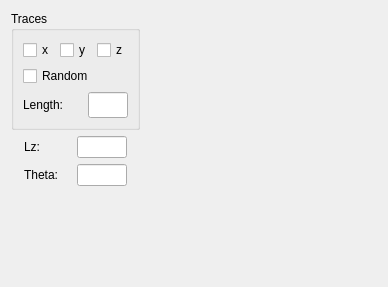
<?xml version="1.0" encoding="UTF-8"?>
<ui version="4.0">
 <class>RotationWidget</class>
 <widget class="QWidget" name="RotationWidget">
  <property name="geometry">
   <rect>
    <x>0</x>
    <y>0</y>
    <width>388</width>
    <height>287</height>
   </rect>
  </property>
  <property name="sizePolicy">
   <sizepolicy hsizetype="MinimumExpanding" vsizetype="MinimumExpanding">
    <horstretch>0</horstretch>
    <verstretch>0</verstretch>
   </sizepolicy>
  </property>
  <property name="minimumSize">
   <size>
    <width>0</width>
    <height>0</height>
   </size>
  </property>
  <property name="maximumSize">
   <size>
    <width>1200</width>
    <height>900</height>
   </size>
  </property>
  <property name="baseSize">
   <size>
    <width>400</width>
    <height>250</height>
   </size>
  </property>
  <layout class="QVBoxLayout">
   <item>
    <layout class="QHBoxLayout">
     <item>
      <layout class="QVBoxLayout">
       <item>
        <widget class="QGroupBox" name="buttonGroup1">
         <property name="sizePolicy">
          <sizepolicy hsizetype="Fixed" vsizetype="Fixed">
           <horstretch>0</horstretch>
           <verstretch>0</verstretch>
          </sizepolicy>
         </property>
         <property name="title">
          <string>Traces</string>
         </property>
         <layout class="QGridLayout">
          <item row="0" column="0" colspan="2">
           <layout class="QGridLayout">
            <item row="0" column="0">
             <widget class="QCheckBox" name="m_xTrace">
              <property name="enabled">
               <bool>true</bool>
              </property>
              <property name="text">
               <string>x</string>
              </property>
             </widget>
            </item>
            <item row="1" column="0" colspan="3">
             <widget class="QCheckBox" name="m_randTraces">
              <property name="text">
               <string>Random</string>
              </property>
             </widget>
            </item>
            <item row="0" column="1">
             <widget class="QCheckBox" name="m_yTrace">
              <property name="text">
               <string>y</string>
              </property>
             </widget>
            </item>
            <item row="0" column="2">
             <widget class="QCheckBox" name="m_zTrace">
              <property name="text">
               <string>z</string>
              </property>
             </widget>
            </item>
           </layout>
          </item>
          <item row="1" column="0">
           <widget class="QLabel" name="textLabel1">
            <property name="text">
             <string>Length:</string>
            </property>
            <property name="wordWrap">
             <bool>false</bool>
            </property>
           </widget>
          </item>
          <item row="1" column="1">
           <widget class="QLineEdit" name="m_lengthEdit">
            <property name="sizePolicy">
             <sizepolicy hsizetype="Minimum" vsizetype="Fixed">
              <horstretch>0</horstretch>
              <verstretch>0</verstretch>
             </sizepolicy>
            </property>
            <property name="maximumSize">
             <size>
              <width>40</width>
              <height>32767</height>
             </size>
            </property>
            <property name="font">
             <font>
              <family>Helvetica</family>
              <pointsize>11</pointsize>
             </font>
            </property>
            <property name="maxLength">
             <number>2</number>
            </property>
           </widget>
          </item>
         </layout>
        </widget>
       </item>
       <item>
        <layout class="QGridLayout">
         <item row="0" column="1">
          <widget class="QLineEdit" name="m_LzEdit">
           <property name="sizePolicy">
            <sizepolicy hsizetype="Fixed" vsizetype="Fixed">
             <horstretch>0</horstretch>
             <verstretch>0</verstretch>
            </sizepolicy>
           </property>
           <property name="maximumSize">
            <size>
             <width>50</width>
             <height>32767</height>
            </size>
           </property>
           <property name="maxLength">
            <number>5</number>
           </property>
          </widget>
         </item>
         <item row="1" column="0">
          <widget class="QLabel" name="textLabel3">
           <property name="sizePolicy">
            <sizepolicy hsizetype="Minimum" vsizetype="Fixed">
             <horstretch>0</horstretch>
             <verstretch>0</verstretch>
            </sizepolicy>
           </property>
           <property name="text">
            <string>Theta:</string>
           </property>
           <property name="wordWrap">
            <bool>false</bool>
           </property>
          </widget>
         </item>
         <item row="0" column="0">
          <widget class="QLabel" name="textLabel2">
           <property name="sizePolicy">
            <sizepolicy hsizetype="Fixed" vsizetype="Fixed">
             <horstretch>0</horstretch>
             <verstretch>0</verstretch>
            </sizepolicy>
           </property>
           <property name="text">
            <string>Lz:</string>
           </property>
           <property name="wordWrap">
            <bool>false</bool>
           </property>
          </widget>
         </item>
         <item row="1" column="1">
          <widget class="QLineEdit" name="m_thetaEdit">
           <property name="sizePolicy">
            <sizepolicy hsizetype="Fixed" vsizetype="Fixed">
             <horstretch>0</horstretch>
             <verstretch>0</verstretch>
            </sizepolicy>
           </property>
           <property name="maximumSize">
            <size>
             <width>50</width>
             <height>32767</height>
            </size>
           </property>
           <property name="maxLength">
            <number>5</number>
           </property>
          </widget>
         </item>
        </layout>
       </item>
       <item>
        <spacer name="spacer1">
         <property name="orientation">
          <enum>Qt::Vertical</enum>
         </property>
         <property name="sizeType">
          <enum>QSizePolicy::Expanding</enum>
         </property>
         <property name="sizeHint" stdset="0">
          <size>
           <width>31</width>
           <height>0</height>
          </size>
         </property>
        </spacer>
       </item>
      </layout>
     </item>
     <item>
      <widget class="SsPreviewArea" name="m_preview" native="true">
       <property name="sizePolicy">
        <sizepolicy hsizetype="Minimum" vsizetype="Minimum">
         <horstretch>0</horstretch>
         <verstretch>0</verstretch>
        </sizepolicy>
       </property>
       <property name="minimumSize">
        <size>
         <width>220</width>
         <height>220</height>
        </size>
       </property>
      </widget>
     </item>
    </layout>
   </item>
  </layout>
 </widget>
 <customwidgets>
  <customwidget>
   <class>SsPreviewArea</class>
   <extends>QWidget</extends>
   <header location="global">sspreviewarea.h</header>
  </customwidget>
 </customwidgets>
 <includes>
  <include location="local">sspreviewarea.h</include>
 </includes>
 <resources/>
 <connections>
  <connection>
   <sender>m_randTraces</sender>
   <signal>toggled(bool)</signal>
   <receiver>m_xTrace</receiver>
   <slot>setDisabled(bool)</slot>
   <hints>
    <hint type="sourcelabel">
     <x>20</x>
     <y>20</y>
    </hint>
    <hint type="destinationlabel">
     <x>20</x>
     <y>20</y>
    </hint>
   </hints>
  </connection>
  <connection>
   <sender>m_randTraces</sender>
   <signal>toggled(bool)</signal>
   <receiver>m_yTrace</receiver>
   <slot>setDisabled(bool)</slot>
   <hints>
    <hint type="sourcelabel">
     <x>20</x>
     <y>20</y>
    </hint>
    <hint type="destinationlabel">
     <x>20</x>
     <y>20</y>
    </hint>
   </hints>
  </connection>
  <connection>
   <sender>m_randTraces</sender>
   <signal>toggled(bool)</signal>
   <receiver>m_zTrace</receiver>
   <slot>setDisabled(bool)</slot>
   <hints>
    <hint type="sourcelabel">
     <x>20</x>
     <y>20</y>
    </hint>
    <hint type="destinationlabel">
     <x>20</x>
     <y>20</y>
    </hint>
   </hints>
  </connection>
 </connections>
</ui>
